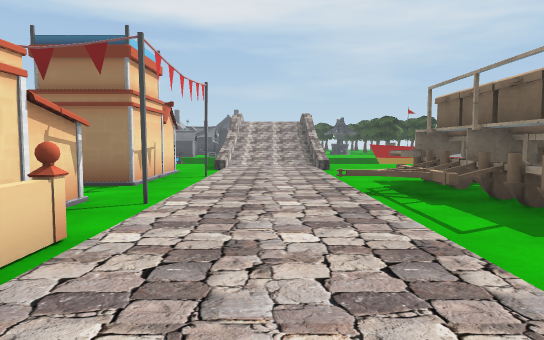
[1] (above)

24 first-person views from a walk through a 3-D level made in the Unity game engine. The camera is 1.2 m above the floor, tilts 4° down and sees 70° across. The floor is counted in squares, 1.8 m on a side. Each view is taken from the middle of a square. On the plan, view 1 faces up. The plan holds only what a view shows up to about 11 squares ahead; the rest is blank. The place goes on beyond the plan. The player character is not drawn. Some surface patterns are stand-ins.

[2]
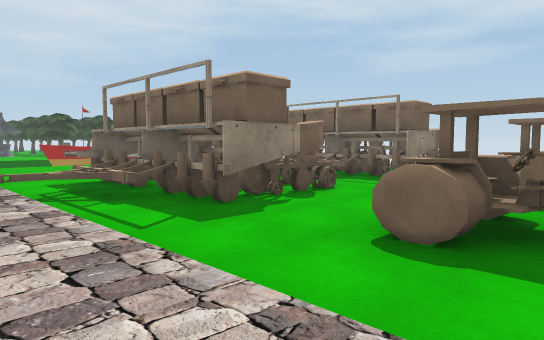

[3]
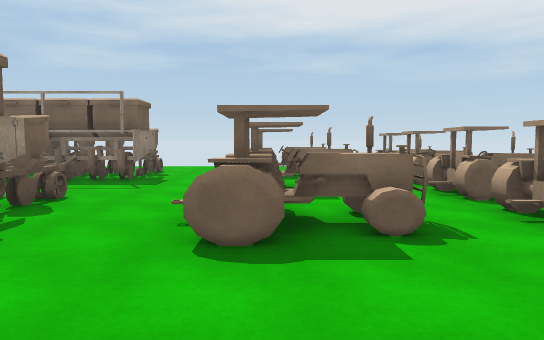

[4]
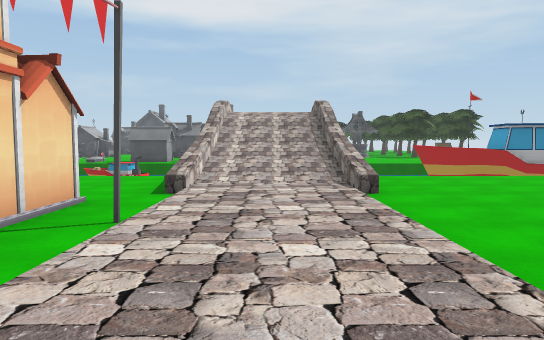

[5]
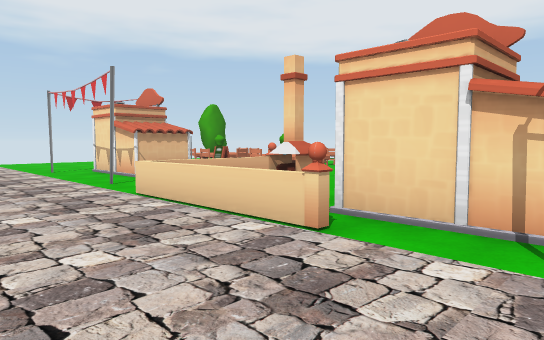

[6]
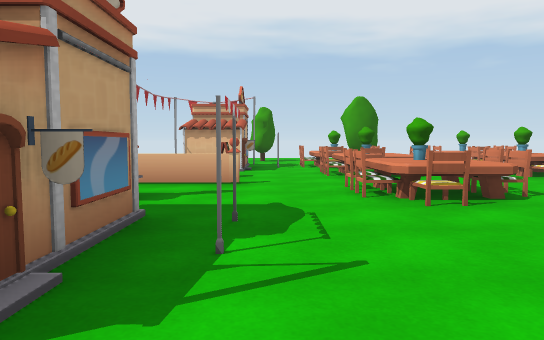

[7]
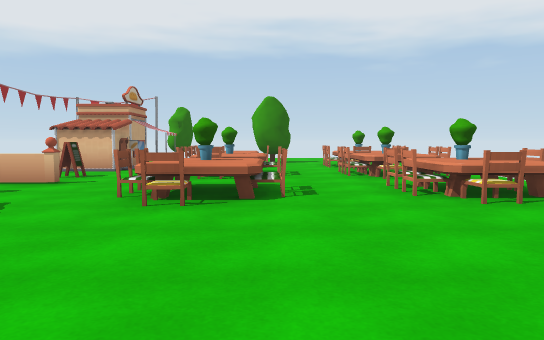

[8]
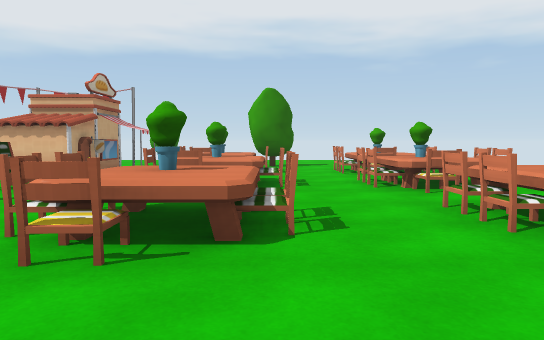

[9]
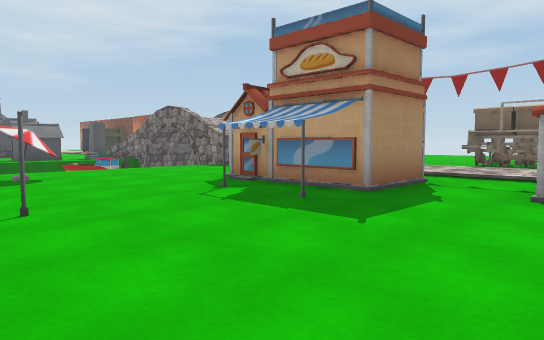

[10]
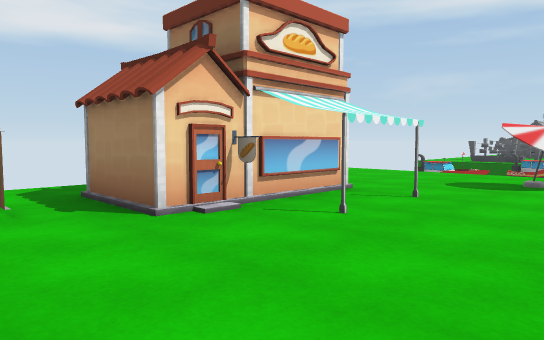

[11]
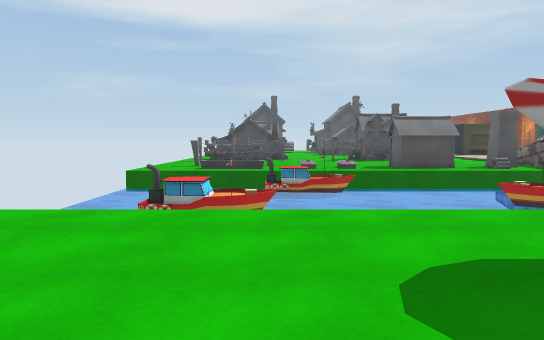

[12]
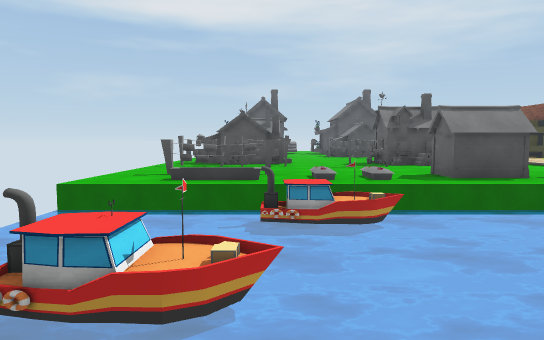

[13]
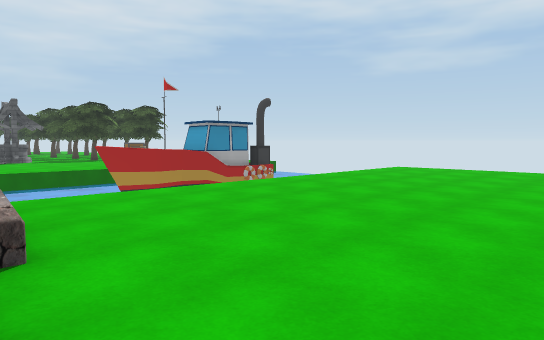

[14]
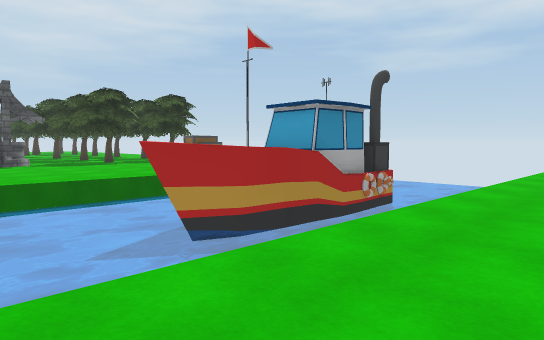

[15]
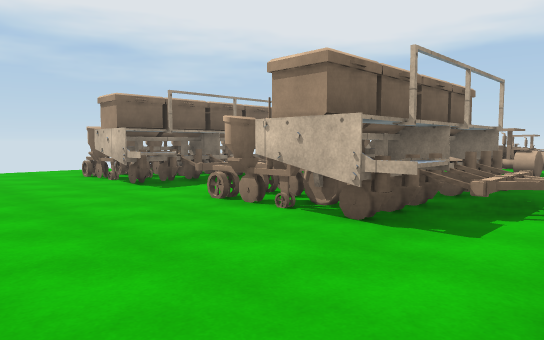

[16]
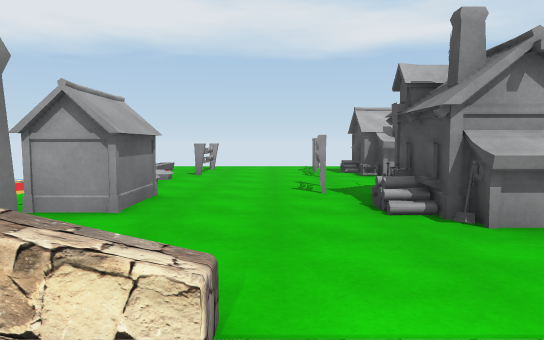

[17]
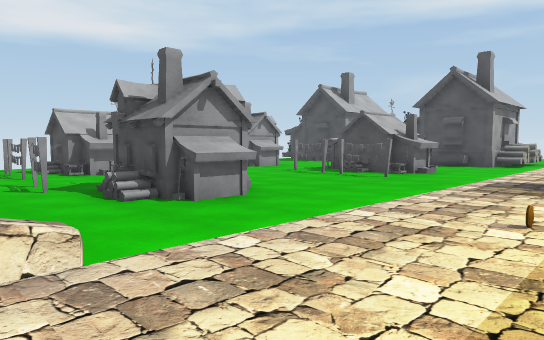

[18]
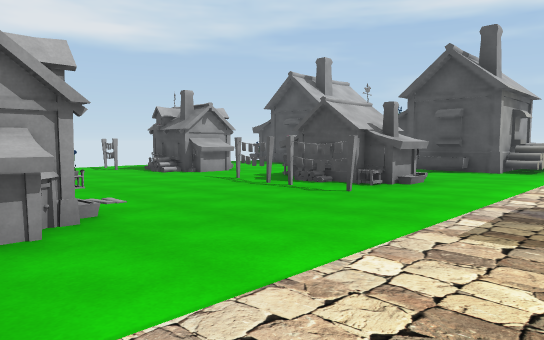

[19]
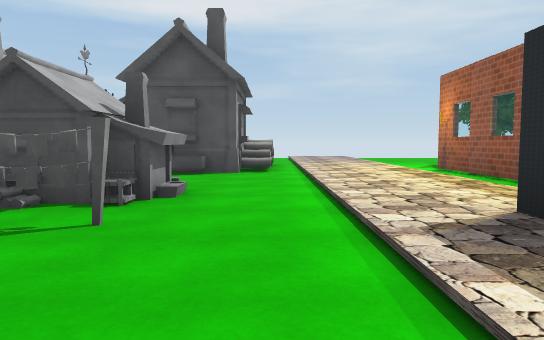

[20]
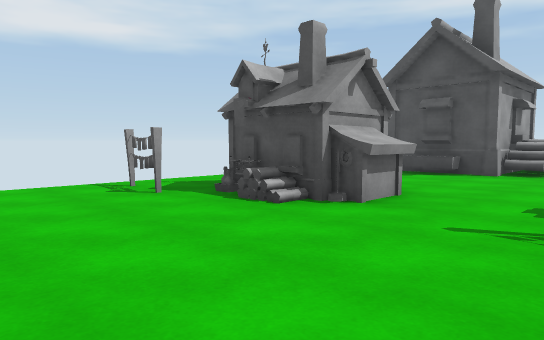

[21]
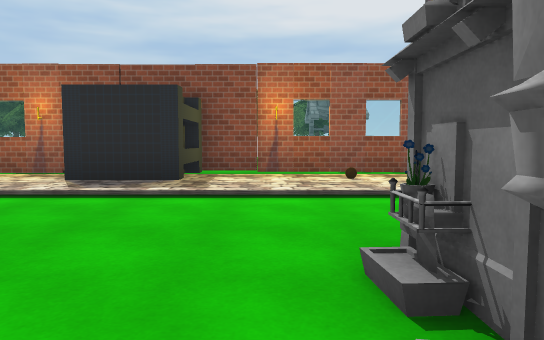

[22]
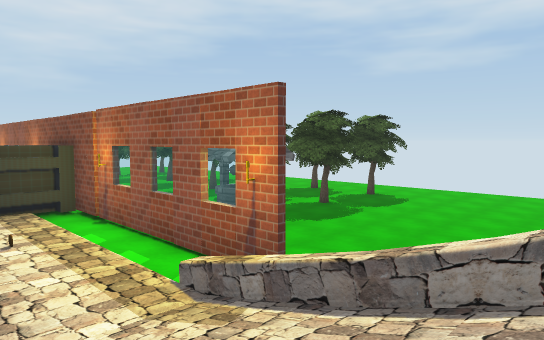

[23]
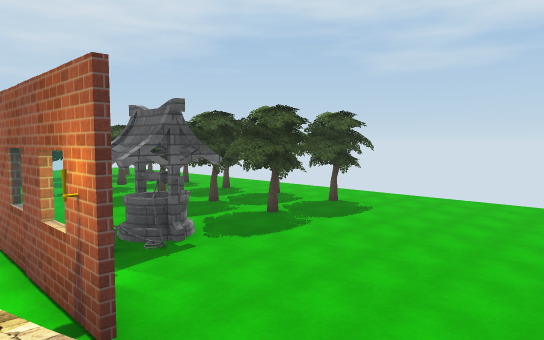

[24]
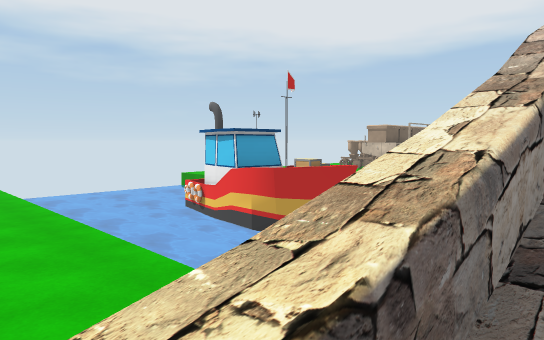

### Floor plan
Key: @ floor where view 1 was taken; # wall or solid block; x gap in a wall; . main floor; : floor 0.25 m higher than the main floor; / step, stairs or slope; = window, fence, low wall or low ledge; ≈ water the walk keeps out of; v drop or lower ground; B building; A boat; T table; P plant; C chair; R tree; U umbrella; F flowerpot; W well; H wheel; I railing; O other object.
Columns run from 12 left of view 1 to 12 right of it. Each row starts with its distance up from view 1.
 37    ##   ###:::.
 36  B##/  ##B=:::#
 35   ....  ...:::#
 34    ...  ...:::=
 33    ...   ..:::#
 32   B ..  B/.:::#
 31 ..##...BB..:::#
 30 .#O...##=..:#
 29 ...........:##= ..
 28 ...........:::#... ##
 27    /....F..:::#....#.
 26   B#.  BI..:O:=.W..####
 25  .#....O#..:::#.WWx##.#.
 24 .=##..#....:::#..........
 23 ...........:::=..........
 22 ...........///#..........
 21 .OOO...BB/O //...........
 20 .///FF.../.  /........
 19 ≈≈≈≈≈≈≈≈≈≈ / /≈≈≈≈≈≈≈≈≈≈
 18 ≈≈≈AA≈≈≈≈    /≈≈≈≈≈≈≈≈≈≈≈
 17 ≈≈≈≈≈≈≈≈       v≈AAA≈≈≈≈≈
 16 ≈A ≈≈≈≈≈A v///vvAAAAA≈≈≈≈
 15  ≈≈≈≈≈    ≈///≈≈≈AAAA≈≈≈≈
 14 ≈≈≈≈≈≈≈≈≈≈≈///≈≈≈≈≈≈≈≈≈≈≈
 13  ..........///..........
 12  ....U.....///...........
 11   .........:::...........
 10    .....BB.:::...........
  9     B...##.:::...........
  8    .B..B##.:::.##H..##H..
  7 .B#B...B##.:::/#OH.=#OO
  6 ...........::/=# O =#OO
  5  OO.....OBO:::/#O# =#O#
  4   ......B#.:::.#O#..#O#.
  3   ......B#.:::..........
  2  .C..C.....:::......
  1 OTC.CPC..O.:::.OO.OO.OO
  0 CPC.C/T.===:@:.OO.OO O
 -1 ..C..CC.. .:: .....
 -2 OTC.CPC.O O::  OOOOOOOO
 -3 OPC.OTO.BB.::
 -4   C..O..BB.:
 -5 OPC.OOO ##.:
 -6   T.  O B..:
 -7   ..R     .:

Positions as (right, up) in squares from view 1, and headings:
1: (0, 0), facing up
2: (0, 0), facing up-right
3: (0, 1), facing right
4: (0, 5), facing up
5: (1, 5), facing down-left
6: (-5, 6), facing down
7: (-8, 6), facing down
8: (-8, 4), facing down
9: (-9, 4), facing up-right
10: (-6, 5), facing up-left
11: (-9, 10), facing up
12: (-9, 13), facing up
13: (1, 8), facing up-right
14: (2, 12), facing up-right
15: (1, 11), facing down-right
16: (0, 23), facing left
17: (1, 22), facing up-left
18: (0, 25), facing up-left
19: (-2, 27), facing up
20: (-6, 27), facing up-left
21: (-6, 27), facing right
22: (-1, 19), facing up-right
23: (1, 19), facing up-right
24: (1, 21), facing down-right
